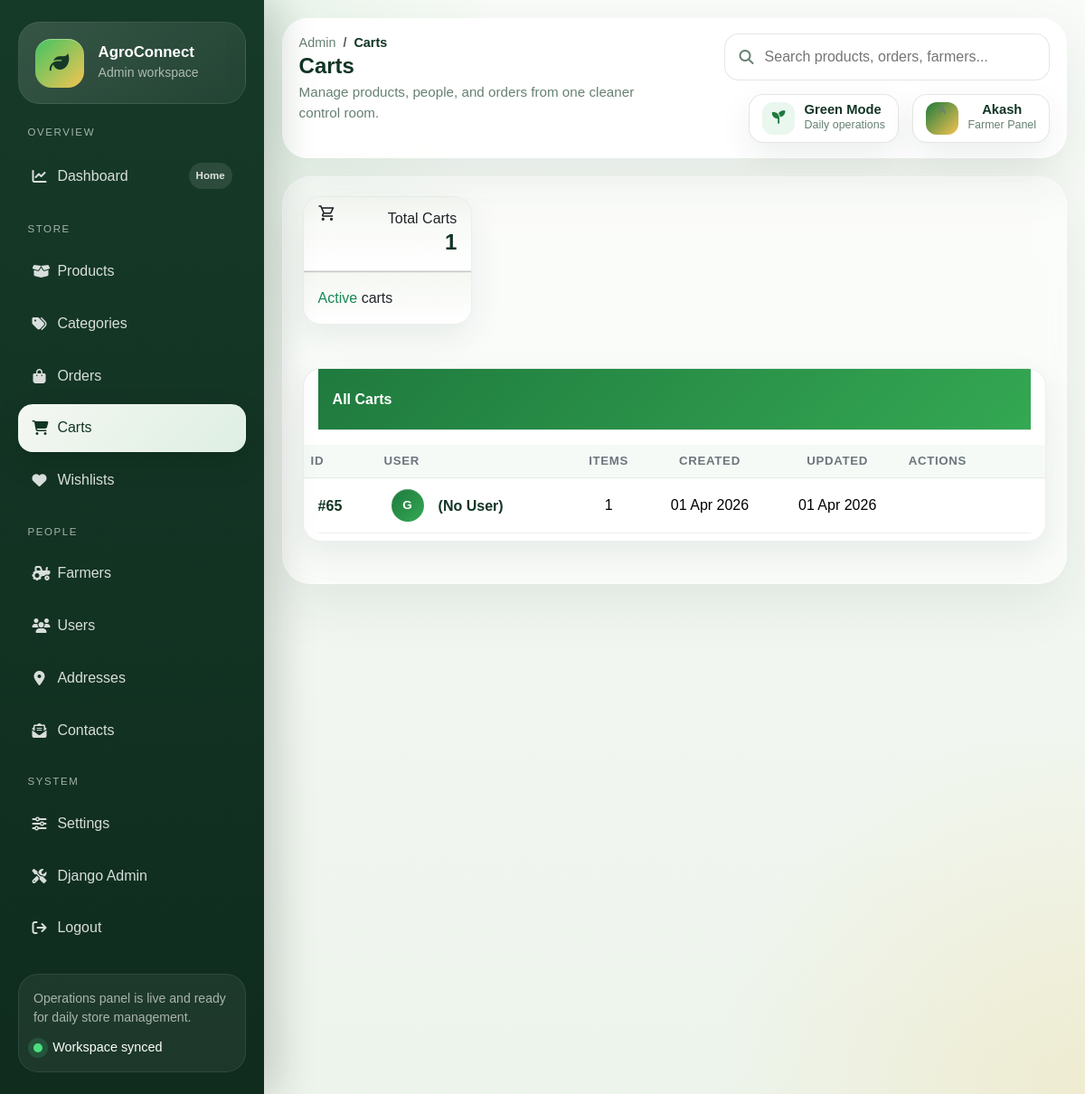
/myadmin/carts/ (signed in), run on the app's committed database.
### myadmin/models.py (models this page shows, shortened)
class Cart(models.Model):
    session_id = models.CharField(max_length=100, unique=True, null=True, blank=True)
    user = models.ForeignKey(User, on_delete=models.CASCADE, null=True, blank=True, related_name='admin_carts')
    created_at = models.DateTimeField(auto_now_add=True)
    updated_at = models.DateTimeField(auto_now=True)

### myadmin/views.py (the view)
# urls.py: path('carts/', protected(views.carts), name='carts'),
def carts(request):
    carts = Cart.objects.all().order_by('-updated_at')
    context = {'carts': carts}
    return render(request, 'myadmin/carts.html', context)

### myadmin/views.py (called while the page is built)
def is_myadmin_user(user):
    return user.is_authenticated and (user.is_superuser or hasattr(user, 'farmer_profile'))

def myadmin_login_required(view_func):
    @wraps(view_func)
    def _wrapped_view(request, *args, **kwargs):
        if not request.user.is_authenticated:
            return redirect(f"/myadmin/login/?next={request.get_full_path()}")
        if not is_myadmin_user(request.user):
            messages.error(request, 'Please log in with an admin or farmer account.')
            return redirect('/myadmin/login/')
        return view_func(request, *args, **kwargs)
    return _wrapped_view

### user/context_processors.py (called while the page is built)
def cart_context(request):
    cart = None
    cart_count = 0
    cart_total = 0
    if request.session.session_key:
        cart = Cart.objects.filter(session_id=request.session.session_key).first()
        if cart and cart.items.exists():
            cart_count = sum(item.quantity for item in cart.items.all())
            cart_total = sum(item.subtotal for item in cart.items.all())
    return {
        'cart': cart,
        'cart_count': cart_count,
        'cart_total': cart_total,
    }

def categories_context(request):
    categories = Category.objects.annotate(product_count=Count('product'))
    return {
        'categories': categories,
    }

def language_context(request):
    return {
        'current_language': get_language() or 'en',
    }

def notification_context(request):
    settings = SiteSettings.get_settings()
    return {
        'notification_banner': settings.notification_banner if settings.is_notification_active else '',
        'is_notification_active': settings.is_notification_active,
    }

### user/models.py (called while the page is built)
    @classmethod
    def get_settings(cls):
        settings, created = cls.objects.get_or_create(pk=1)
        return settings

### myadmin/templates/myadmin/carts.html (shortened to what this page needs)
{% extends 'myadmin/base.html' %}
{% load static %}
{% block page_title %}Carts{% endblock %}
{% block page_header %}Carts{% endblock %}
{% block content %}
<div class="row">
  <div class="col-xl-3 col-sm-6 mb-xl-0 mb-4">
    <div class="card">
      <div class="card-header p-3 pt-2">
        <div class="icon icon-lg icon-shape bg-gradient-dark shadow-dark text-center border-radius-xl mt-n4 position-absolute">
          <i class="material-icons opacity-10">shopping_cart</i>
        </div>
        <div class="text-end pt-1">
          <p class="text-sm mb-0 text-capitalize">Total Carts</p>
          <h4 class="mb-0">{{ carts.count }}</h4>
        </div>
      </div>
      <hr class="dark horizontal my-0">
      <div class="card-footer p-3">
        <p class="mb-0"><span class="text-success text-sm font-weight-bolder">Active</span> carts</p>
      </div>
    </div>
  </div>
</div>
<div class="row mt-4">
  <div class="col-12">
    <div class="card my-4">
      <div class="card-header p-0 position-relative mt-n4 mx-3 z-index-2">
        <div class="bg-gradient-primary shadow-primary border-radius-lg pt-4 pb-3">
          <h6 class="text-white text-capitalize ps-3">All Carts</h6>
        </div>
      </div>
      <div class="card-body px-0 pb-2">
        <div class="table-responsive p-0">
          <table class="table align-items-center mb-0">
            <thead>
              <tr>
                <th class="text-uppercase text-secondary text-xxs font-weight-bolder opacity-7">ID</th>
                <th class="text-uppercase text-secondary text-xxs font-weight-bolder opacity-7 ps-2">User</th>
                <th class="text-center text-uppercase text-secondary text-xxs font-weight-bolder opacity-7">Items</th>
                <th class="text-center text-uppercase text-secondary text-xxs font-weight-bolder opacity-7">Created</th>
                <th class="text-center text-uppercase text-secondary text-xxs font-weight-bolder opacity-7">Updated</th>
                <th class="text-secondary opacity-7">Actions</th>
              </tr>
            </thead>
            <tbody>
              {% for cart in carts %}
              <tr>
                <td>
                  <div class="d-flex px-2 py-1">
                    <div class="d-flex flex-column justify-content-center">
                      <h6 class="mb-0 text-sm">#{{ cart.id }}</h6>
                    </div>
                  </div>
                </td>
                <td>
                  <div class="d-flex px-2 py-1">
                    <div class="avatar avatar-sm me-3 bg-gradient-primary rounded-circle">
                      <span class="text-xs">{% if cart.user %}{{ cart.user.username|slice:":1"|upper }}{% else %}G{% endif %}</span>
                    </div>
                    <div class="d-flex flex-column justify-content-center">
                      <h6 class="mb-0 text-sm">{% if cart.user %}{{ cart.user.username }}{% else %}(No User){% endif %}</h6>
                    </div>
                  </div>
                </td>
                <td class="align-middle text-center text-sm">
                  <span class="text-xs font-weight-bold">{{ cart.items.count }}</span>
                </td>
                <td class="align-middle text-center text-sm">
                  <span class="text-xs">{{ cart.created_at|date:"d M Y" }}</span>
                </td>
                <td class="align-middle text-center text-sm">
                  <span class="text-xs">{{ cart.updated_at|date:"d M Y" }}</span>
                </td>
                <td class="align-middle">
                  <button type="button" class="btn btn-sm bg-gradient-info text-white" data-bs-toggle="modal" data-bs-target="#cartModal{{ cart.id }}">
                  </button>
                </td>
              </tr>
              {% empty %}
              <tr>
                <td colspan="6" class="text-center text-sm text-muted py-4">No carts found</td>
              </tr>
              {% endfor %}
            </tbody>
          </table>
        </div>
      </div>
    </div>
  </div>
</div>
{% endblock %}

### myadmin/templates/myadmin/base.html (shortened to what this page needs)
{% load static %}
<!DOCTYPE html>
<html lang="en">
<head>
  <link href="https://cdn.jsdelivr.net/npm/bootstrap@5.3.3/dist/css/bootstrap.min.css" rel="stylesheet">
  <link href="https://cdnjs.cloudflare.com/ajax/libs/font-awesome/6.5.1/css/all.min.css" rel="stylesheet">
</head>
<body>
  {% with url_name=request.resolver_match.url_name %}
  <div class="admin-shell">
    <aside class="sidebar" id="sidebar">
      <div class="brand-panel">
        <div class="d-flex align-items-center gap-3">
          <div class="brand-mark">
            <i class="fas fa-leaf"></i>
          </div>
          <div>
            <h1 class="brand-title">AgroConnect</h1>
            <p class="brand-subtitle">Admin workspace</p>
          </div>
        </div>
      </div>
      <span class="nav-section-label">Overview</span>
      <nav class="sidebar-nav">
        <a href="{% url 'myadmin:dashboard' %}" class="nav-link {% if url_name == 'dashboard' %}active{% endif %}">
          <span class="nav-link-main"><i class="fas fa-chart-line"></i><span>Dashboard</span></span>
          <span class="nav-pill">Home</span>
        </a>
      </nav>
      <span class="nav-section-label">Store</span>
      <nav class="sidebar-nav">
        <a href="{% url 'myadmin:products' %}" class="nav-link {% if url_name == 'products' or url_name == 'add_product' or url_name == 'edit_product' or url_name == 'update_product' %}active{% endif %}">
          <span class="nav-link-main"><i class="fas fa-box-open"></i><span>Products</span></span>
        </a>
        <a href="{% url 'myadmin:categories' %}" class="nav-link {% if url_name == 'categories' or url_name == 'add_category' or url_name == 'edit_category' %}active{% endif %}">
          <span class="nav-link-main"><i class="fas fa-tags"></i><span>Categories</span></span>
        </a>
        <a href="{% url 'myadmin:orders' %}" class="nav-link {% if url_name == 'orders' or url_name == 'update_order_status' or url_name == 'view_receipt_page' %}active{% endif %}">
          <span class="nav-link-main"><i class="fas fa-bag-shopping"></i><span>Orders</span></span>
        </a>
        <a href="{% url 'myadmin:carts' %}" class="nav-link {% if url_name == 'carts' %}active{% endif %}">
          <span class="nav-link-main"><i class="fas fa-cart-shopping"></i><span>Carts</span></span>
        </a>
        <a href="{% url 'myadmin:wishlists' %}" class="nav-link {% if url_name == 'wishlists' %}active{% endif %}">
          <span class="nav-link-main"><i class="fas fa-heart"></i><span>Wishlists</span></span>
        </a>
      </nav>
      <span class="nav-section-label">People</span>
      <nav class="sidebar-nav">
        <a href="{% url 'myadmin:farmers' %}" class="nav-link {% if url_name == 'farmers' or url_name == 'add_farmer' or url_name == 'edit_farmer' %}active{% endif %}">
          <span class="nav-link-main"><i class="fas fa-tractor"></i><span>Farmers</span></span>
        </a>
        <a href="{% url 'myadmin:users' %}" class="nav-link {% if url_name == 'users' or url_name == 'edit_user' %}active{% endif %}">
          <span class="nav-link-main"><i class="fas fa-users"></i><span>Users</span></span>
        </a>
        <a href="{% url 'myadmin:addresses' %}" class="nav-link {% if url_name == 'addresses' %}active{% endif %}">
          <span class="nav-link-main"><i class="fas fa-location-dot"></i><span>Addresses</span></span>
        </a>
        <a href="{% url 'myadmin:contacts' %}" class="nav-link {% if url_name == 'contacts' %}active{% endif %}">
          <span class="nav-link-main"><i class="fas fa-envelope-open-text"></i><span>Contacts</span></span>
        </a>
      </nav>
      <span class="nav-section-label">System</span>
      <nav class="sidebar-nav">
        <a href="{% url 'myadmin:settings' %}" class="nav-link {% if url_name == 'settings' %}active{% endif %}">
          <span class="nav-link-main"><i class="fas fa-sliders"></i><span>Settings</span></span>
        </a>
        <a href="/admin/" class="nav-link" target="_blank" rel="noopener noreferrer">
          <span class="nav-link-main"><i class="fas fa-screwdriver-wrench"></i><span>Django Admin</span></span>
        </a>
        <a href="{% url 'myadmin:logout' %}" class="nav-link">
          <span class="nav-link-main"><i class="fas fa-arrow-right-from-bracket"></i><span>Logout</span></span>
        </a>
      </nav>
      <div class="sidebar-footer">
        <p class="sidebar-note">Operations panel is live and ready for daily store management.</p>
        <div class="sidebar-helper">
          <span class="helper-dot"></span>
          <span>Workspace synced</span>
        </div>
      </div>
    </aside>
    <main class="main-pane">
      <div class="topbar">
        <div class="topbar-left">
          <div class="topbar-title-group">
            <nav aria-label="breadcrumb">
              <ol class="breadcrumb mb-0">
                <li class="breadcrumb-item"><a href="{% url 'myadmin:dashboard' %}">Admin</a></li>
                <li class="breadcrumb-item active" aria-current="page">{% block page_title %}Dashboard{% endblock %}</li>
              </ol>
            </nav>
            <h2 class="page-header-title">{% block page_header %}Dashboard{% endblock %}</h2>
            <p class="page-header-copy">Manage products, people, and orders from one cleaner control room.</p>
          </div>
        </div>
        <div class="topbar-right">
          <div class="search-shell">
            <i class="fas fa-search"></i>
            <input type="search" placeholder="Search products, orders, farmers...">
          </div>
          <div class="topbar-chip">
            <span class="chip-icon"><i class="fas fa-seedling"></i></span>
            <span class="chip-text">
              <strong>Green Mode</strong>
              <span>Daily operations</span>
            </span>
          </div>
          <div class="dropdown">
            <button class="user-chip dropdown-toggle" type="button" data-bs-toggle="dropdown" aria-expanded="false">
            <span class="chip-avatar">{{ request.user.username|default:"A"|slice:":1"|upper }}</span>
            <span class="user-chip-copy">
              <strong>{% if request.user.get_full_name %}{{ request.user.get_full_name }}{% else %}{{ request.user.username }}{% endif %}</strong>
              <span>{% if request.user.is_superuser %}Farmer / Superuser{% else %}Farmer Panel{% endif %}</span>
            </span>
            </button>
          </div>
        </div>
      </div>
      <div class="content-frame">
        {% block content %}{% endblock %}
      </div>
    </main>
  </div>
  {% endwith %}
</body>
</html>

### data on the page
Cart: id "65", shows "G", shows "(No User)", items.count "1", created_at "01 Apr 2026", updated_at "01 Apr 2026"

### other printed values
{{ request.user.username|default:"A"|slice:":1"|upper }} "A"
{{ request.user.username }} "Akash"
{{ carts.count }} "1"
